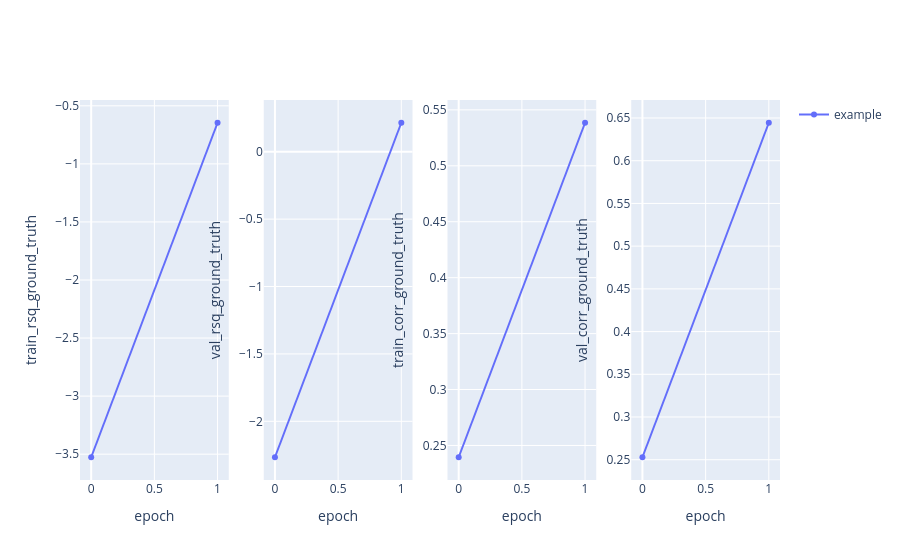

Write notebook code for a chart like this one.
### Code cell
analysis = BagOfWordsAnalysisConfig.from_grouped({"example": [(0, config.study_folder)]})
epoch_axis = pl.col("epoch").alias("epoch")

analysis.xy_plots([
    (epoch_axis, rsq_expr(split="train", y="ground_truth"), None),
    (epoch_axis, rsq_expr(split="val", y="ground_truth"), None),
    (epoch_axis, corr_expr(split="train", y="ground_truth"), None),
    (epoch_axis, corr_expr(split="val", y="ground_truth"), None),
])

### Figure 1 — Plotly figure (JSON) as saved in the notebook; plotly's stock layout.template omitted (floating-point values rounded to 4 significant figures)
{"data": [{"customdata": [[0.2, 0, 1], [0.2, 1, 1]], "hovertemplate": "epoch: %{x}<br>train_rsq_ground_truth: %{y}<br>dataset corr: %{customdata[0]}<br>epoch: %{customdata[1]}<br>n_seeds: %{customdata[2]}<extra>%{fullData.name}</extra>", "legendgroup": "example", "line": {"color": "#636EFA"}, "marker": {"color": "#636EFA"}, "mode": "lines+markers", "name": "example", "showlegend": true, "type": "scatter", "x": [0, 1], "xaxis": "x", "y": [-3.526, -0.6459], "yaxis": "y"}, {"customdata": [[0.2, 0, 1], [0.2, 1, 1]], "hovertemplate": "epoch: %{x}<br>val_rsq_ground_truth: %{y}<br>dataset corr: %{customdata[0]}<br>epoch: %{customdata[1]}<br>n_seeds: %{customdata[2]}<extra>%{fullData.name}</extra>", "legendgroup": "example", "line": {"color": "#636EFA"}, "marker": {"color": "#636EFA"}, "mode": "lines+markers", "name": "example", "showlegend": false, "type": "scatter", "x": [0, 1], "xaxis": "x2", "y": [-2.267, 0.215], "yaxis": "y2"}, {"customdata": [[0.2, 0, 1], [0.2, 1, 1]], "hovertemplate": "epoch: %{x}<br>train_corr_ground_truth: %{y}<br>dataset corr: %{customdata[0]}<br>epoch: %{customdata[1]}<br>n_seeds: %{customdata[2]}<extra>%{fullData.name}</extra>", "legendgroup": "example", "line": {"color": "#636EFA"}, "marker": {"color": "#636EFA"}, "mode": "lines+markers", "name": "example", "showlegend": false, "type": "scatter", "x": [0, 1], "xaxis": "x3", "y": [0.2395, 0.5385], "yaxis": "y3"}, {"customdata": [[0.2, 0, 1], [0.2, 1, 1]], "hovertemplate": "epoch: %{x}<br>val_corr_ground_truth: %{y}<br>dataset corr: %{customdata[0]}<br>epoch: %{customdata[1]}<br>n_seeds: %{customdata[2]}<extra>%{fullData.name}</extra>", "legendgroup": "example", "line": {"color": "#636EFA"}, "marker": {"color": "#636EFA"}, "mode": "lines+markers", "name": "example", "showlegend": false, "type": "scatter", "x": [0, 1], "xaxis": "x4", "y": [0.2529, 0.6444], "yaxis": "y4"}], "layout": {"xaxis": {"anchor": "y", "domain": [0, 0.2125], "title": {"text": "epoch"}}, "xaxis2": {"anchor": "y2", "domain": [0.2625, 0.475], "title": {"text": "epoch"}}, "xaxis3": {"anchor": "y3", "domain": [0.525, 0.7375], "title": {"text": "epoch"}}, "xaxis4": {"anchor": "y4", "domain": [0.7875, 1], "title": {"text": "epoch"}}, "yaxis": {"anchor": "x", "domain": [0, 1], "title": {"text": "train_rsq_ground_truth"}}, "yaxis2": {"anchor": "x2", "domain": [0, 1], "title": {"text": "val_rsq_ground_truth"}}, "yaxis3": {"anchor": "x3", "domain": [0, 1], "title": {"text": "train_corr_ground_truth"}}, "yaxis4": {"anchor": "x4", "domain": [0, 1], "title": {"text": "val_corr_ground_truth"}}}}
